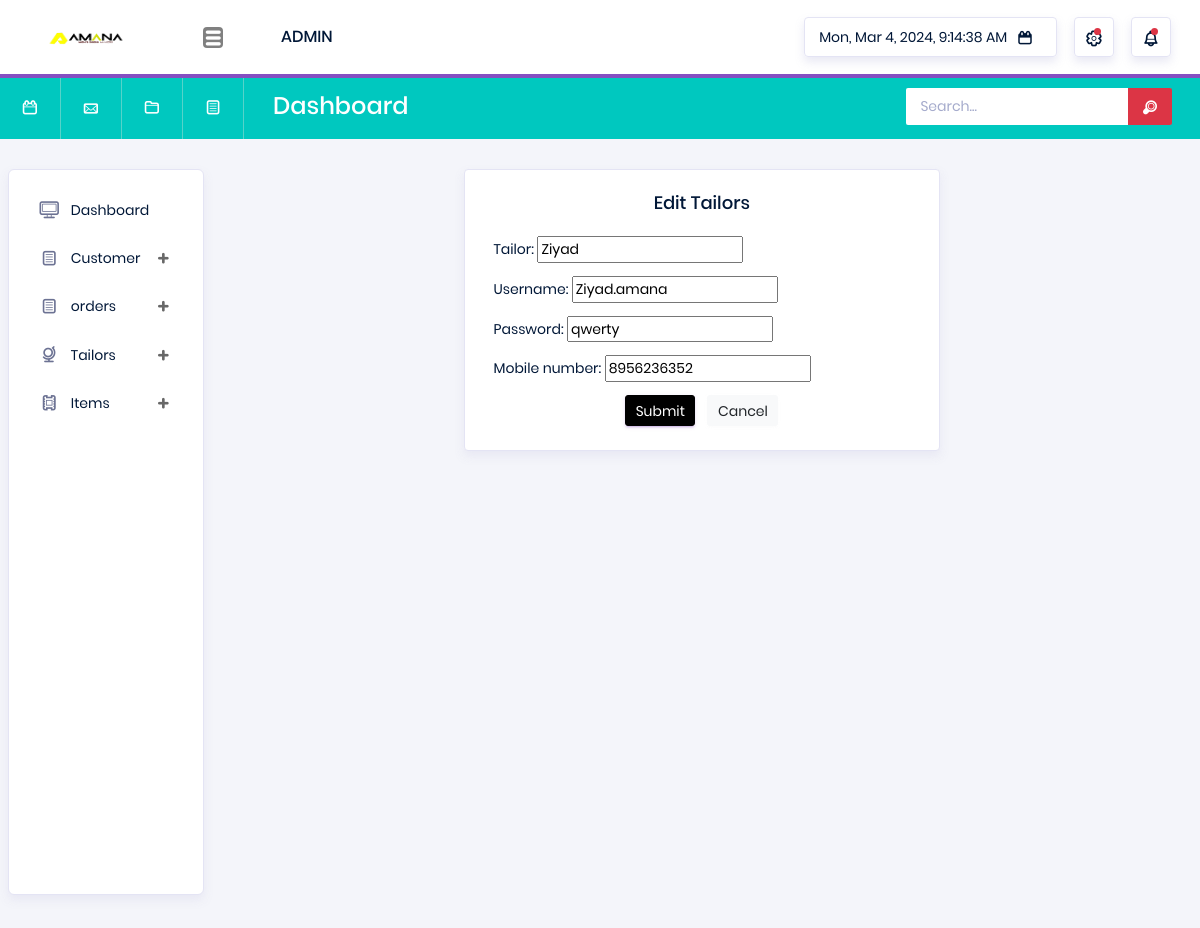
Screenshot of /dashboard/edit_tailor/18/ with the database file from the repository.
### dashboard/models.py (models this page shows, shortened)
class AddTailors(AbstractUser):
    tailor = models.CharField(max_length=100, null=True)
    username = models.CharField(max_length=100, unique=True, null=True)
    password = models.CharField(max_length=10, null=True)
    mobile_number = models.CharField(max_length=15, unique=True, null=True)
    id = models.AutoField(primary_key=True)
    assigned_works = models.IntegerField(default=0)
    pending_works = models.IntegerField(default=0)
    upcoming_works = models.IntegerField(default=0)
    completed_works = models.IntegerField(default=0)
    objects = TailorManager()

### dashboard/views.py (the view)
# urls.py: path('edit_tailor/<int:tailor_id>/', views.edit_tailor, name='edit_tailor'),
def edit_tailor(request, tailor_id):
    tailor = get_object_or_404(AddTailors, pk=tailor_id)
    if request.method == 'POST':
        form = TailorForm(request.POST, instance=tailor)
        if form.is_valid():
            form.save()
            return redirect('view_tailors')
    else:
        form = TailorForm(instance=tailor)
    return render(request, 'edit_tailor.html', {'form': form, 'tailor_id': tailor_id})

### dashboard/forms.py
class TailorForm(forms.ModelForm):
    class Meta:
        model = AddTailors
        fields = ['tailor','username','password','mobile_number']

### dashboard/Templates/edit_tailor.html (shortened to what this page needs)
<!DOCTYPE html>
{% load static %}
<html lang="en">
<head>
  <link rel="stylesheet" href="{% static 'vendors/typicons/typicons.css' %}">
  <link rel="stylesheet" href="{% static 'vendors/css/vendor.bundle.base.css' %}">
  <link rel="stylesheet" href="{% static 'css/vertical-layout-light/style.css' %}">
</head>
<body>
  <div class="container-scroller" >
    <nav class="navbar col-lg-12 col-12 p-0 fixed-top d-flex flex-row">
      <div class="navbar-brand-wrapper d-flex justify-content-center" style="background-color:white;">
        <div class="navbar-brand-inner-wrapper d-flex justify-content-between align-items-center w-100" >
          <a class="navbar-brand brand-logo" href="dashboard.html"><img src="{% static 'images/logo.png' %}" alt="logo"/></a>
          <button class="navbar-toggler navbar-toggler align-self-center" type="button" data-toggle="minimize" style="background-color:grey;">
            <span class="typcn typcn-th-menu"></span>
          </button>
        </div>
      </div>
      <div class="navbar-menu-wrapper d-flex align-items-center justify-content-end" style="background-color:white;">
        <ul class="navbar-nav mr-lg-2">
          <li class="nav-item nav-profile dropdown">
            <a class="nav-link" href="#" data-toggle="dropdown" id="profileDropdown">
              <span class="nav-profile-name">ADMIN</span>
            </a>
          </li>
        </ul>
        <ul class="navbar-nav navbar-nav-right">
          <li class="nav-item nav-date dropdown">
    <a class="nav-link d-flex justify-content-center align-items-center" href="javascript:;">
        <h6 class="date mb-0" id="currentDateTime"></h6>
        <i class="typcn typcn-calendar"></i>
    </a>
         </li>
          <li class="nav-item dropdown">
            <a class="nav-link count-indicator dropdown-toggle d-flex justify-content-center align-items-center" id="messageDropdown" href="#" data-toggle="dropdown">
              <i class="typcn typcn-cog-outline mx-0"></i>
              <span class="count"></span>
            </a>
          </li>
          <li class="nav-item dropdown mr-0">
            <a class="nav-link count-indicator dropdown-toggle d-flex align-items-center justify-content-center" id="notificationDropdown" href="#" data-toggle="dropdown">
              <i class="typcn typcn-bell mx-0"></i>
              <span class="count"></span>
            </a>
          </li>
        </ul>
      </div>
    </nav>
    <nav class="navbar-breadcrumb col-xl-12 col-12 d-flex flex-row p-0">
      <div class="navbar-links-wrapper d-flex align-items-stretch">
        <div class="nav-link">
          <a href="javascript:;"><i class="typcn typcn-calendar-outline"></i></a>
        </div>
        <div class="nav-link">
          <a href="javascript:;"><i class="typcn typcn-mail"></i></a>
        </div>
        <div class="nav-link">
          <a href="javascript:;"><i class="typcn typcn-folder"></i></a>
        </div>
        <div class="nav-link">
          <a href="javascript:;"><i class="typcn typcn-document-text"></i></a>
        </div>
      </div>
      <div class="navbar-menu-wrapper d-flex align-items-center justify-content-end">
        <ul class="navbar-nav mr-lg-2">
          <li class="nav-item ml-0">
            <h4 class="mb-0">Dashboard</h4>
          </li>
        </ul>
        <ul class="navbar-nav navbar-nav-right">
          <li class="nav-item nav-search d-none d-md-block mr-0">
            <div class="input-group">
              <input type="text" class="form-control" placeholder="Search..." aria-label="search" aria-describedby="search">
              <div class="input-group-prepend">
                <span class="input-group-text" id="search">
                  <i class="typcn typcn-zoom"></i>
                </span>
              </div>
            </div>
          </li>
        </ul>
      </div>
    </nav>
    <div class="container-fluid page-body-wrapper">
      <nav class="sidebar sidebar-offcanvas" id="sidebar" style="height:140px;">
        <ul class="nav">
          <li class="nav-item">
            <a class="nav-link" href="{% url 'dashboard' %}">
              <i class="typcn typcn-device-desktop menu-icon"></i>
              <span class="menu-title">Dashboard</span>
            </a>
          </li>
          <li class="nav-item">
            <a class="nav-link" data-toggle="collapse" href="#ui-basic" aria-expanded="false" aria-controls="ui-basic">
              <i class="typcn typcn-document-text menu-icon"></i>
              <span class="menu-title">Customer</span>
              <i class="menu-arrow"></i>
            </a>
          </li>
          <li class="nav-item">
            <a class="nav-link" data-toggle="collapse" href="#ui-basic" aria-expanded="false" aria-controls="ui-basic">
              <i class="typcn typcn-document-text menu-icon"></i>
              <span class="menu-title">orders</span>
              <i class="menu-arrow"></i>
            </a>
          </li>
          <li class="nav-item">
            <a class="nav-link" data-toggle="collapse" href="#error" aria-expanded="false" aria-controls="error">
              <i class="typcn typcn-globe-outline menu-icon"></i>
              <span class="menu-title">Tailors</span>
              <i class="menu-arrow"></i>
            </a>
          </li>
           <li class="nav-item">
            <a class="nav-link" data-toggle="collapse" href="#form-elements" aria-expanded="false" aria-controls="form-elements">
              <i class="typcn typcn-film menu-icon"></i>
              <span class="menu-title">Items</span>
              <i class="menu-arrow"></i>
            </a>
          </li>
        </ul>
      </nav>
    <div class="container">
      <div class="row justify-content-center">
        <div class="col-md-6">
          <div class="card">
            <div class="card-body">
              <h4 class="card-title" style="text-align:center;">Edit Tailors</h4>
              <form class="forms-sample" method="post" action="{% url 'save_tailor' %}">
                {{ form.as_p }}
                <div class="text-center">
                  <button type="submit" class="btn btn-primary mr-2 btn-sm">Submit</button>
                  <button class="btn btn-light btn-sm">Cancel</button>
                </div>
              </form>
            </div>
          </div>
        </div>
      </div>
    </div>
        </div>
      </div>
</body>
</html>

### rows the page displays
AddTailors: tailor "Ziyad", username "Ziyad.amana", password "qwerty", mobile_number "8956236352"
